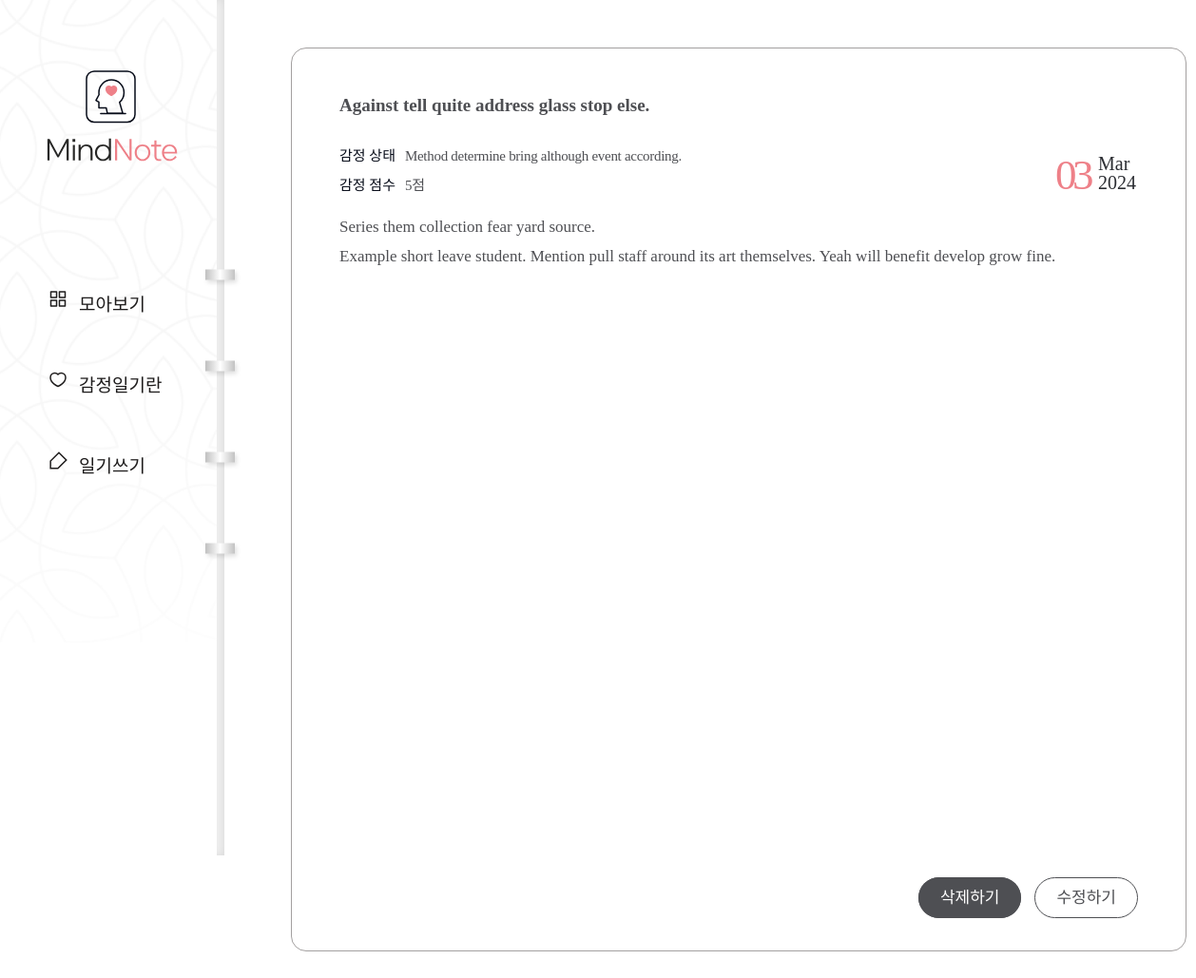
/diary/page/7/, run on the app's committed database.
### diary/models.py (models this page shows, shortened)
class Page(models.Model):
    title = models.CharField(max_length=100, validators=[validate_no_hash])
    content = models.TextField(validators=[validate_no_hash])
    feeling = models.CharField(max_length=80, validators=[validate_no_hash, validate_no_numbers])
    score = models.IntegerField(validators=[validate_score])
    dt_created = models.DateField()

### diary/views.py (the view)
# urls.py: path('diary/page/<int:pk>/', views.PageDetailView.as_view(), name='page-detail'),
class PageDetailView(DetailView):
    model = Page

### diary/templates/diary/page_detail.html
{% extends './base.html' %}
{% block content %}
<div class="wrap-notetext">
    <div class="notetext">
        <div class="text-box">
            <h2>{{object.title}}</h2>
            <div class="state">
                <p>감정 상태</p>
                <span>{{object.feeling}}</span>
            </div>
            <div class="score">
                <p>감정 점수</p>
                <span>{{object.score}}점</span>
            </div>
            <div class="date">
                <span>{{object.dt_created|date:"d"}}</span>
                <div class="month-year">
                    <p class="month">{{object.dt_created|date:"M"}}</p>
                    <p class="year">{{object.dt_created|date:"Y"}}</p>
                </div>
            </div>
            <div class="detail">{{object.content|linebreaksbr}}</div>
            <div class="notetext-btn">
                <ul>
                    <li><a href="{% url 'page-delete' object.id %}">삭제하기</a></li>
                    <li><a href="{% url 'page-update' object.id %}">수정하기</a></li>
                </ul>
            </div>
        </div>
    </div>
</div>
{% endblock content %}

### diary/static/diary/css/styles.css (style rules this page uses)
h1,h2,h3,p,a,ul,li { margin: 0; padding: 0; font-family: 'NanumSquare'; list-style: none; text-decoration: none; outline: none; }
html { position: relative; min-height: 100%; margin: 0; }
body { margin: 0; padding: 0; -webkit-font-smoothing: antialiased; -moz-osx-font-smoothing: auto; }
.wrap-notetext { padding-left: 236px; padding-top: 50px; padding-bottom: 150px; }
.notetext { margin: 0 70px; }
.text-box { position: relative; width: 840px; height: 100%; min-height: 800px; max-height: 1040px; margin: 0 auto; padding: 49px 50px 100px; border-radius: 16px; border: solid 1px #a3a0a0; background-color: #ffffff; }
.text-box h2 { padding-bottom: 30px; font-family: 'NanumBarunpen'; color: #4e4f53; font-size: 19px; font-weight: bold; }
.text-box .state p { display: inline-block; font-family: 'NanumSquare'; color: #060b18; font-size: 15px; }
.text-box .state span { padding-left: 6px; font-family: 'NanumBarunpen'; color: #4e4f53; font-size: 15px; letter-spacing: -0.29px; }
.text-box .score { padding: 10px 0 20px; }
.text-box .score p { display: inline-block; font-family: 'NanumSquare'; color: #060b18; font-size: 15px; }
.text-box .score span { padding-left: 6px; font-family: 'NanumBarunpen'; color: #4e4f53; font-size: 15px; letter-spacing: -0.29px; }
.text-box .date { overflow: hidden; position: absolute; top: 107px; right: 52px; }
.text-box .date span { float: left; font-family: 'NanumSquare'; color: #ee8088; font-size: 45px; letter-spacing: -4.47px; }
.text-box .date .month-year { float: left; padding: 4px 0 0 9px; }
.text-box .date p { font-family: 'NanumSquare'; color: #2b2d32; font-size: 20px; text-align: left; text-transform: capitalize; line-height: 1; }
.text-box .detail { overflow-y: scroll; max-height: 800px; font-family: 'NanumBarunpen'; color: #4e4f53; font-size: 17px; line-height: 1.8; }
.text-box .notetext-btn { position: absolute; right: 50px; bottom: 45px; }
.text-box .notetext-btn li { display: inline-block; }
.text-box .notetext-btn li a { padding: 11px 22px; font-family: 'NanumSquare'; color: #fff; font-size: 17px; background-color: #4e4f53; border: solid 1px #4e4f53; border-radius: 22.5px; }
.text-box .notetext-btn li:last-child a { margin-left: 10px; color: #4e4f53; background-color: transparent; }

### data on the page
Page: title "Against tell quite address glass stop else.", feeling "Method determine bring although event according.", score "5", dt_created "03", dt_created "Mar", dt_created "2024", content "Series them collection fear yard source. Example short leave student. Mention pull staff around its art themselves. Yeah will benefit develop grow fine."
